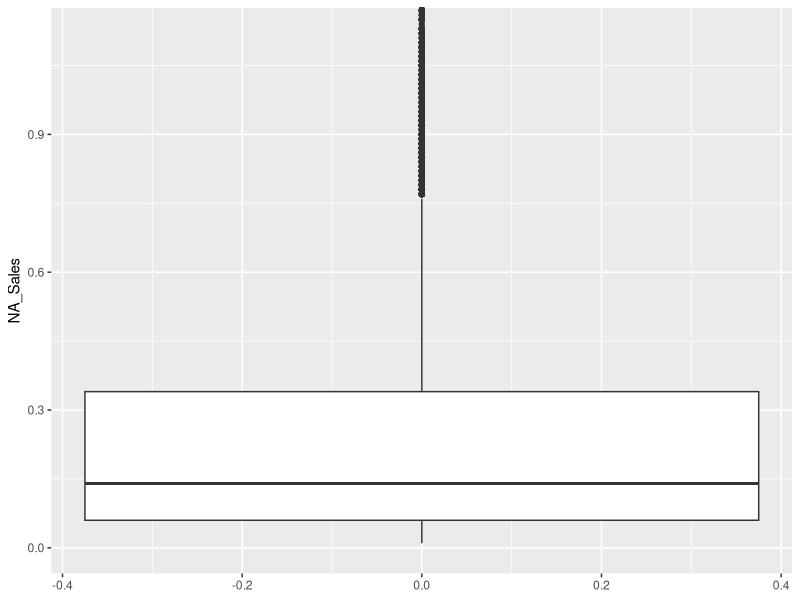
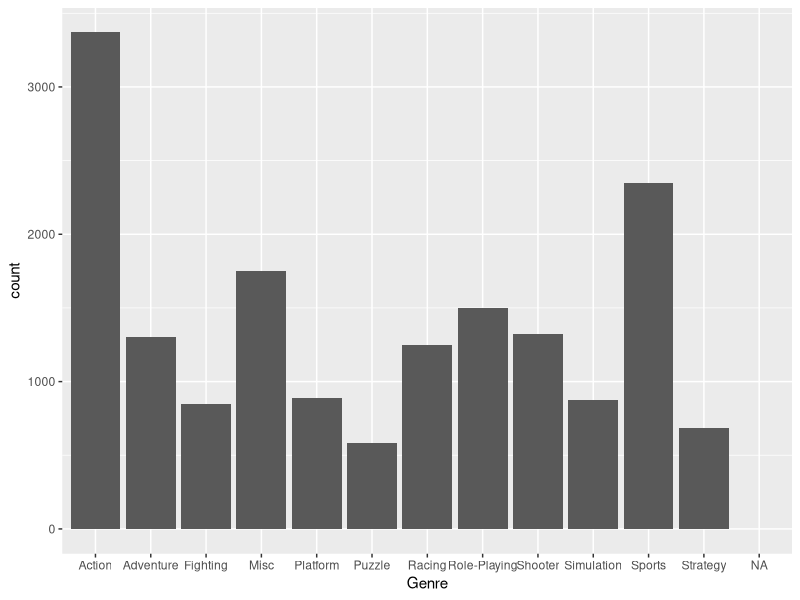
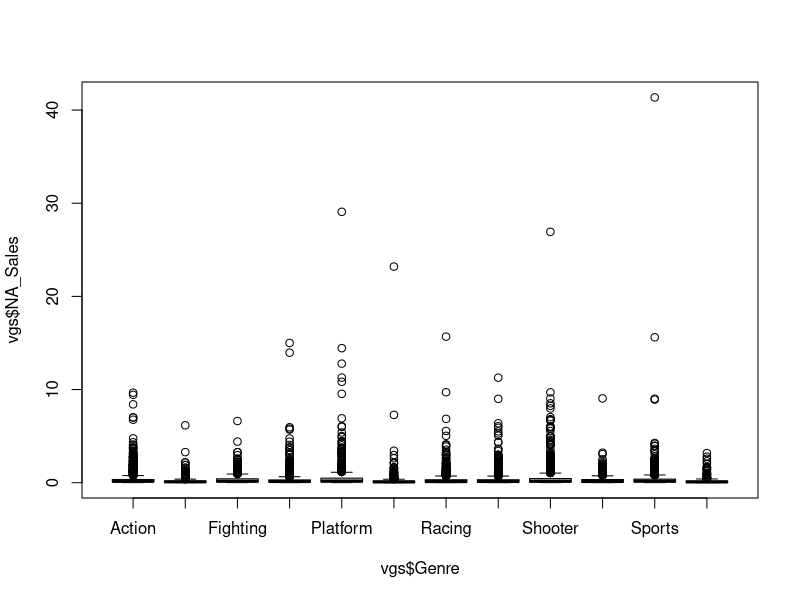
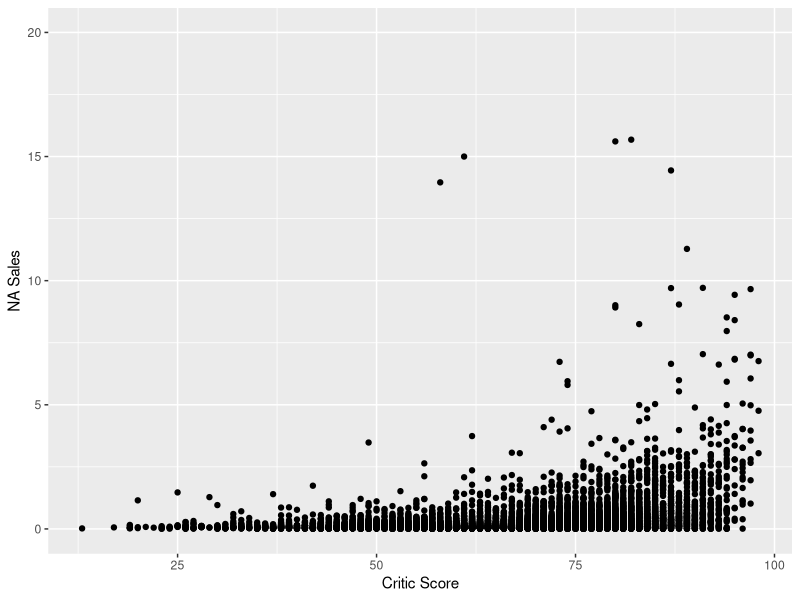

Generate these figures, in order, with R:
## ---- chunk 1
#Loading Libraries
library(tidyverse)

#Loading Dataset
vgs <- read.csv('replaced variables.csv')

#Transforming variables to appropriate data types
vgs$NA_Sales<-as.numeric(vgs$NA_Sales)
vgs$EU_Sales<-as.numeric(vgs$EU_Sales)
vgs$JP_Sales<-as.numeric(vgs$JP_Sales)
vgs$Other_Sales<-as.numeric(vgs$Other_Sales)
vgs$Platform <- as.factor(vgs$Platform)
vgs$Publisher <- as.factor(vgs$Genre)
vgs$Genre <- as.factor(vgs$Genre)
vgs$Developer <- as.factor(vgs$Developer)
vgs$Rating <- as.factor(vgs$Rating)
vgs$Year_of_Release <- as.factor(vgs$Year_of_Release)
vgs$User_Score <- as.numeric(vgs$User_Score)
vgs$Name <- as.character(vgs$Name)
vgs$User_Score <- vgs$User_Score * 10

#Replacing empty entries with NA
vgs$Rating[vgs$Rating %in% c("")]<- NA
vgs$Rating <-factor(vgs$Rating)
vgs$Developer[vgs$Developer %in% c("")]<- NA
vgs$Developer <-factor(vgs$Developer)
vgs$Genre[vgs$Genre %in% c("")]<- NA
vgs$Genre <-factor(vgs$Genre)
## ---- chunk 2
summary(vgs$NA_Sales, na.rm = TRUE) # summarize the variable NA_Sales
sd(vgs$NA_Sales, na.rm = TRUE) # find the standard deviation
IQR(vgs$NA_Sales, na.rm = TRUE) # find the IQR
nasmildthreshold = (.28*1.5) + .28 # mild threshold
print(nasmildthreshold)
nasmaxthreshold = (.28*3) + .28 # extreme threshold
print(nasmaxthreshold)
sum(vgs$NA_Sales>nasmaxthreshold, na.rm = TRUE) # number of observations above the max threshold
ggplot(data = vgs, aes(y = NA_Sales)) + geom_boxplot() + coord_cartesian(ylim = c(0, 1.12))
## ---- chunk 3
#replacing the blank spaces with NA
vgs$Genre[vgs$Genre %in% c("")]<- NA
#creating the frequency table
freq_genre <- table(vgs$Genre)
#creating the relative frequency table
rel_freq_genre <- table(vgs$Genre)/nrow(vgs)
#plotting the frequency of each genre
ggplot(data = vgs) + geom_bar(mapping = aes(x = Genre))
## ---- chunk 4

## ---- chunk 5
summary(vgs$NA_Sales)
table(vgs$NA_Sales)
table(vgs$Genre)
boxplot(vgs$NA_Sales~vgs$Genre)
## ---- chunk 6
ggplot(vgs, aes(Critic_Score, NA_Sales)) + geom_point() +ylab('NA Sales') + xlab('Critic Score') + ylim(0, 20)
